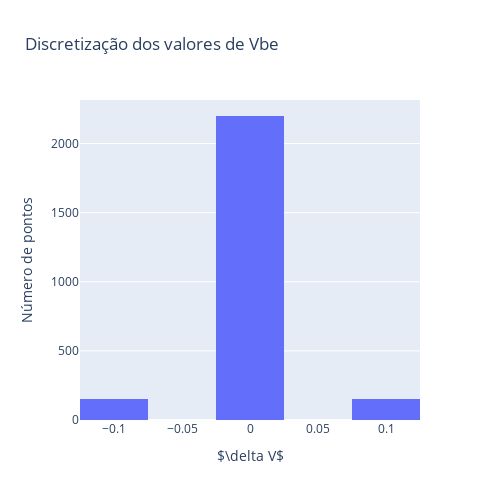

Notebook source saved alongside this figure:
### Code cell
fig2 = go.Figure(data=[go.Histogram(x=np.diff(df['Vbe(V)']))])
fig2.update_yaxes(title_text='Número de pontos')
fig2.update_xaxes(title_text='$\delta V$')
#ajustando layout
layout_dict = {'title': 'Discretização dos valores de Vbe',
              'height' : 500,
              'width' : 500}
fig2.update_layout(layout_dict)

### Figure 1 — Plotly figure (JSON) as saved in the notebook; plotly's stock layout.template omitted (floating-point values rounded to 4 significant figures; data arrays with more than 128 entries replaced by an {"elided": "..."} marker saying what was removed)
{"data": [{"type": "histogram", "x": {"elided": "2499 float values"}}], "layout": {"height": 500, "title": {"text": "Discretização dos valores de Vbe"}, "width": 500, "xaxis": {"title": {"text": "$\\delta V$"}}, "yaxis": {"title": {"text": "Número de pontos"}}}}
